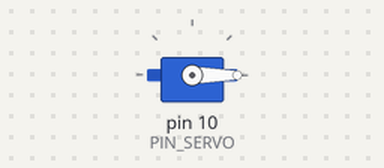
Bench run of a sketch on a simulated Arduino Uno, built with avr-gcc and run on an emulated ATmega328P. Parts: servo.

Above: at 0.1 s.
At 38.3 s:
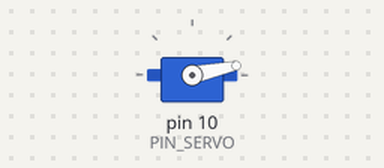
Timing chart, 0 to 39.8 s (numbered marks = the images above):
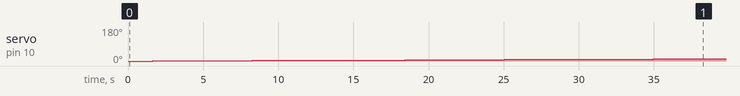

Measured:
- by itself, servo on pin 10 (PIN_SERVO): moves from 0° to 12° over 36.6 s

The sketch:

sketch_oct29a.ino
```cpp
#include <Servo.h>

// ===== User params =====
#define PIN_SERVO 10
#define _DUTY_MIN 500    // 0°
#define _DUTY_NEU 1500   // 90°
#define _DUTY_MAX 2500   // 180°

#define _SERVO_SPEED 0.3f  // °/s
#define _START_DEG   0.0f  // 시작 각도

#define INTERVAL 20        // ms (제어 틱 간격)
#define PRINT_PLOT 0       // 1=시리얼 출력, 0=끄기

// ===== Internals =====
unsigned long last_tick = 0;
Servo myservo;

float duty_curr = 0.0f, duty_target = 0.0f;
float duty_step_per_tick = 0.0f;
bool  reached_target = false;

static inline float clampf(float x, float lo, float hi) {
  if (x < lo) return lo;
  if (x > hi) return hi;
  return x;
}
static inline float deg_to_us(float deg) {
  deg = clampf(deg, 0.0f, 180.0f);
  return _DUTY_MIN + (deg / 180.0f) * (_DUTY_MAX - _DUTY_MIN);
}

// speed만으로 각도/시간 자동 결정:
// move_deg = min(180, speed * 300)
// move_time = move_deg / speed (= min(300, 180/speed))
void plan_move_from_speed() {
  float speed    = _SERVO_SPEED;          // °/s
  float move_deg = speed * 300.0f;
  if (move_deg > 180.0f) move_deg = 180.0f;

  float start_deg = _START_DEG;
  float end_deg   = clampf(start_deg + move_deg, 0.0f, 180.0f);

  duty_curr   = deg_to_us(start_deg);
  duty_target = deg_to_us(end_deg);

  float move_time_s = move_deg / speed;
  float ticks = (move_time_s * 1000.0f) / INTERVAL;
  duty_step_per_tick = (duty_target - duty_curr) / ticks;
}

void setup() {
  myservo.attach(PIN_SERVO, _DUTY_MIN, _DUTY_MAX);
  plan_move_from_speed();
  myservo.writeMicroseconds((int)(duty_curr + 0.5f));

#if PRINT_PLOT
  Serial.begin(57600);
  Serial.print("step(us/tick): ");
  Serial.println(duty_step_per_tick);
#endif

  last_tick = 0;
}

void loop() {
  if (millis() < last_tick + INTERVAL) return;

  if (!reached_target) {
    duty_curr += duty_step_per_tick;

    // 도착/넘침 처리
    if ((duty_step_per_tick > 0 && duty_curr >= duty_target) ||
        (duty_step_per_tick < 0 && duty_curr <= duty_target)) {
      duty_curr = duty_target;
      reached_target = true;
    }

    duty_curr = clampf(duty_curr, (float)_DUTY_MIN, (float)_DUTY_MAX);
    myservo.writeMicroseconds((int)(duty_curr + 0.5f));
  }

#if PRINT_PLOT
  Serial.print("duty_curr:");   Serial.print((int)duty_curr);
  Serial.print(",duty_target:");Serial.print((int)duty_target);
  Serial.print(",speed_dps:");  Serial.println(_SERVO_SPEED);
#endif

  last_tick += INTERVAL;
}
```
